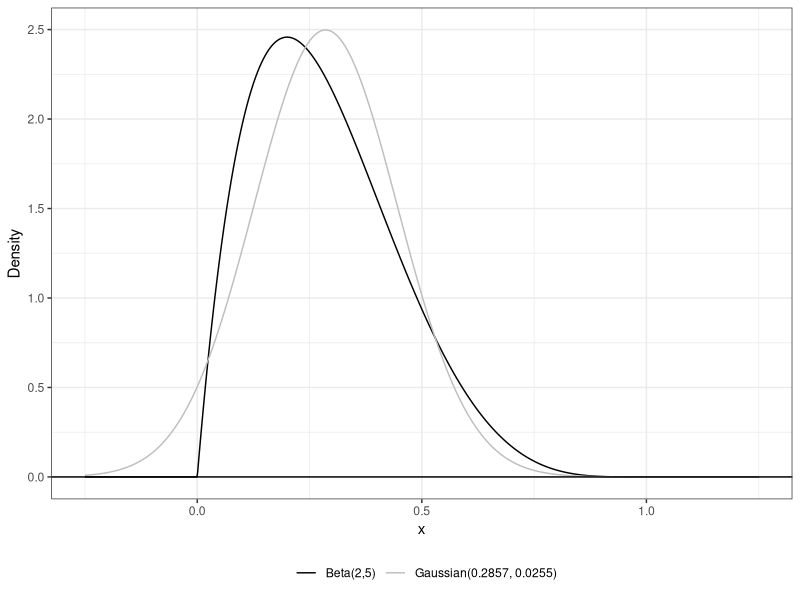
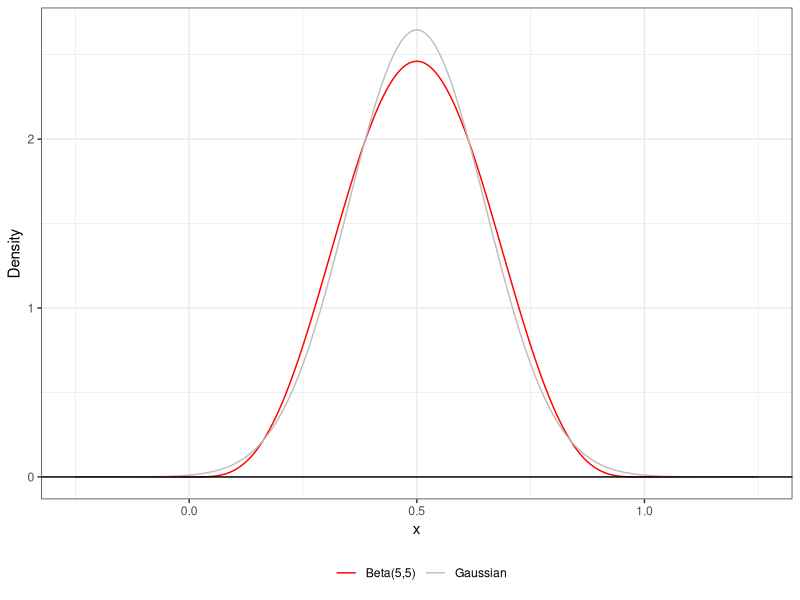
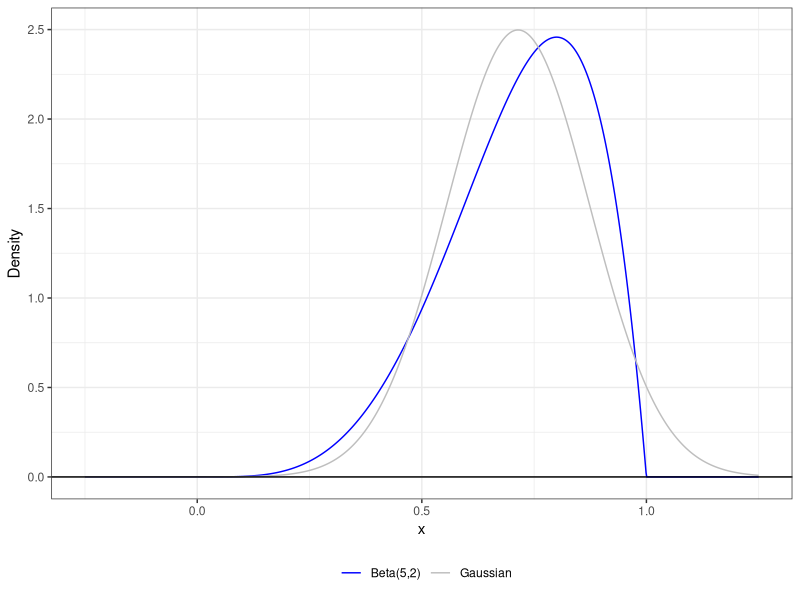
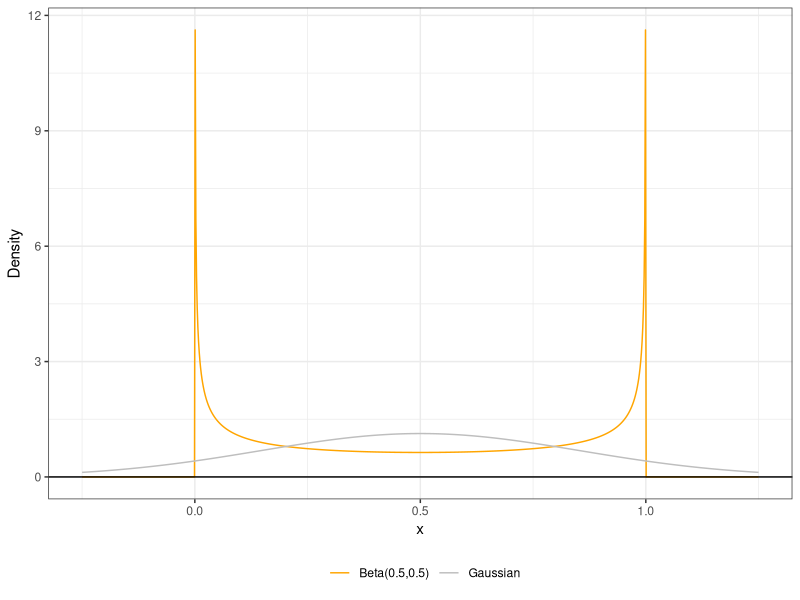

Here is the R script that generated these plots, in order:
#Task One
library(tidyverse)
library()
#create a function that takes alpha and beta as inputs and computes the 
#mean, variance, skewness, and excess kurtosis
Beta = function(alpha, beta){
mean=alpha/(alpha+beta)
variance= (alpha*beta)/((alpha+beta+1)*(alpha+beta)^2)
skewness= (2*(beta-alpha)*sqrt(alpha+beta+1))/((alpha+beta+2)*sqrt(alpha*beta))
kurtosis= ((6*((alpha-beta)^2*(alpha+beta+1)-alpha*beta*(alpha+beta+2)))/(alpha*beta*(alpha+beta+2)*(alpha+beta+3)))
return(c(alpha=alpha, beta=beta, mean = mean, variance = variance, skewness = skewness, kurtosis = kurtosis))
}


#Case 1
alpha=2
beta=5
case_1=Beta(alpha,beta)
q1.fig.dat <- tibble(x = seq(-0.25, 1.25, length.out=1000))|>   # generate a grid of points
  mutate(beta.pdf = dbeta(x, alpha, beta),                      # compute the beta PDF
         norm.pdf = dnorm(x,                                    # Gaussian distribution with
                          mean = alpha/(alpha+beta),            # same mean and variance
                          sd = sqrt((alpha*beta)/((alpha+beta)^2*(alpha+beta+1)))))

ggplot(data= q1.fig.dat)+                                              # specify data
  geom_line(aes(x=x, y=beta.pdf, color="Beta(2,5)")) +                 # plot beta dist
  geom_line(aes(x=x, y=norm.pdf, color="Gaussian(0.2857, 0.0255)")) +  # plot guassian dist
  geom_hline(yintercept=0)+                                            # plot x axis
  theme_bw()+                                                          # change theme
  xlab("x")+                                                           # label x axis
  ylab("Density")+                                                     # label y axis
  scale_color_manual("", values = c("black", "grey"))+                 # change colors
  theme(legend.position = "bottom")                                    # move legend to bottom

#Case 2
alpha=5
beta=5
case_2=Beta(alpha,beta)
q1.fig.dat <- tibble(x = seq(-0.25, 1.25, length.out=1000))|>   # generate a grid of points
  mutate(beta.pdf = dbeta(x, alpha, beta),                      # compute the beta PDF
         norm.pdf = dnorm(x,                                    # Gaussian distribution with
                          mean = alpha/(alpha+beta),            # same mean and variance
                          sd = sqrt((alpha*beta)/((alpha+beta)^2*(alpha+beta+1)))))

ggplot(data= q1.fig.dat)+                                              # specify data
  geom_line(aes(x=x, y=beta.pdf, color="Beta(5,5)")) +                 # plot beta dist
  geom_line(aes(x=x, y=norm.pdf, color="Gaussian")) +  # plot guassian dist
  geom_hline(yintercept=0)+                                            # plot x axis
  theme_bw()+                                                          # change theme
  xlab("x")+                                                           # label x axis
  ylab("Density")+                                                     # label y axis
  scale_color_manual("", values = c("red", "grey"))+                 # change colors
  theme(legend.position = "bottom")

#Case 3
alpha=5
beta=2
case_3=Beta(alpha,beta)
q1.fig.dat <- tibble(x = seq(-0.25, 1.25, length.out=1000))|>   # generate a grid of points
  mutate(beta.pdf = dbeta(x, alpha, beta),                      # compute the beta PDF
         norm.pdf = dnorm(x,                                    # Gaussian distribution with
                          mean = alpha/(alpha+beta),            # same mean and variance
                          sd = sqrt((alpha*beta)/((alpha+beta)^2*(alpha+beta+1)))))

ggplot(data= q1.fig.dat)+                                              # specify data
  geom_line(aes(x=x, y=beta.pdf, color="Beta(5,2)")) +                 # plot beta dist
  geom_line(aes(x=x, y=norm.pdf, color="Gaussian")) +  # plot guassian dist
  geom_hline(yintercept=0)+                                            # plot x axis
  theme_bw()+                                                          # change theme
  xlab("x")+                                                           # label x axis
  ylab("Density")+                                                     # label y axis
  scale_color_manual("", values = c("blue", "grey"))+                 # change colors
  theme(legend.position = "bottom")

#Case 4
alpha=0.5
beta=0.5
case_4=Beta(alpha,beta)
q1.fig.dat <- tibble(x = seq(-0.25, 1.25, length.out=1000))|>   # generate a grid of points
  mutate(beta.pdf = dbeta(x, alpha, beta),                      # compute the beta PDF
         norm.pdf = dnorm(x,                                    # Gaussian distribution with
                          mean = alpha/(alpha+beta),            # same mean and variance
                          sd = sqrt((alpha*beta)/((alpha+beta)^2*(alpha+beta+1)))))

ggplot(data= q1.fig.dat)+                                              # specify data
  geom_line(aes(x=x, y=beta.pdf, color="Beta(0.5,0.5)")) +                 # plot beta dist
  geom_line(aes(x=x, y=norm.pdf, color="Gaussian")) +  # plot guassian dist
  geom_hline(yintercept=0)+                                            # plot x axis
  theme_bw()+                                                          # change theme
  xlab("x")+                                                           # label x axis
  ylab("Density")+                                                     # label y axis
  scale_color_manual("", values = c("orange", "grey"))+                 # change colors
  theme(legend.position = "bottom")

#create a table containing all four cases
combined_matrix=rbind(case_1, case_2, case_3, case_4)
results_table=as.data.frame(combined_matrix)

#Task Two
# function
beta.moment=function(alpha, beta, k, centered){
  if (centered==F){
    integrand= function(x) dbeta(x, alpha, beta)*x^k #function under integral
    uncentered_moment=integrate(integrand,lower=0, upper=1)#integrates over support [0,1]
    return(uncentered_moment$value)}
  if (centered==T){
    mu_x=alpha/(alpha+beta) #E(x) mean 
    integrand=function(x) dbeta(x, alpha, beta)*(x-mu_x)^k #function under integral
    centered_moment=integrate(integrand,lower=0, upper=1) #integrates over support [0,1]
    return(centered_moment$value)}
}

#Case 1
alpha=2
beta=5
part_2_case_1=beta.moment(alpha, beta, k=2, centered=F)#change for each moment

#Case 2
alpha=5
beta=5
part_2_case_2=beta.moment(alpha, beta, k=2, centered=F)#change for each moment

#Case 3
alpha=5
beta=2
part_2_case_3=beta.moment(alpha, beta, k=2, centered=F)#change for each moment

#Case 4
alpha=0.5
beta=0.5
part_2_case_4=beta.moment(alpha, beta, k=2, centered=F)#change for each moment


#Task Three